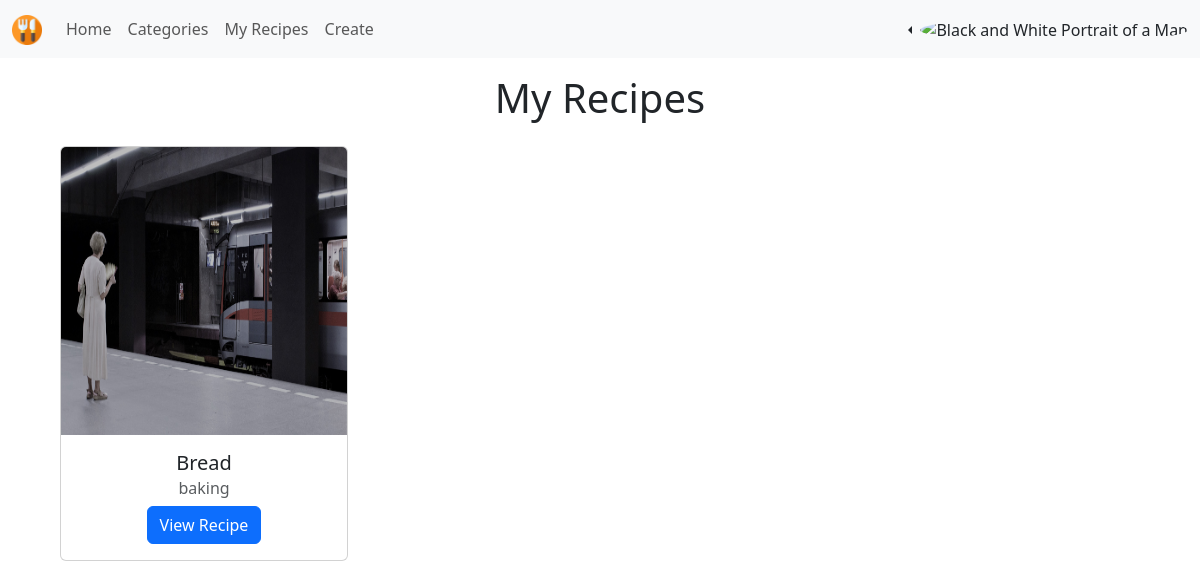
/recipies/my_recipes/1 (signed in), run on the app's committed database.
### recipies/models.py (models this page shows, shortened)
class Recipe(models.Model):
  creator = models.ForeignKey(Profile, on_delete=models.CASCADE)
  created_timestamp = models.DateTimeField(default=datetime.now, blank=True)
  updated_timestamp = models.DateTimeField(default=datetime.now, blank=True)
  recipe_name = models.CharField(max_length=200)
  recipe_image = models.ImageField(upload_to='recipe_img', default="empty.jpg")
  oven_temp = models.IntegerField(null=True)
  serving_size = models.FloatField()
  recipe_category = models.CharField(max_length=50)
  recipe_tags = models.CharField(max_length=200)
  recipe_instructions = models.TextField()
  likes = models.IntegerField(default=0)

### recipies/views.py (the view)
# urls.py: path('my_recipes/<int:id>', views.recipe_list_view, name='my_recipes'),
@login_required
def recipe_list_view(request, id):
  user = Profile.objects.get(pk=id)
  recipes = Recipe.objects.filter(creator=user)
  return render(request, 'recipes/my_recipes.html', {'recipes': recipes})

### recipies/templates/recipes/my_recipes.html
{% extends 'socialMedia/baseNav.html' %}
{% block body %}
  <h1 class="text-center py-3">My Recipes</h1>
  <div class="mx-5 row row-cols-3 g-4">
    {% for recipe in recipes %}
      <div class="col">
        <div class="card text-center" style="width: 18rem;">
          <img src="{{ recipe.recipe_image.url }}" style="max-width: 18rem; height: 18rem; overflow: hidden;" class="card-img-top" alt="...">
          <div class="card-body">
            <h5 class="card-title">{{ recipe.recipe_name }}</h5>
            <h6 class="card-subtitle mb-2 text-muted">{{ recipe.recipe_category }}</h6>
            <a href="{% url 'recipies:recipe_detail' recipe.id %}" class="btn btn-primary">View Recipe</a>
          </div>
        </div>
      </div>
    {% endfor %}
  </div>
{% endblock %}

### data on the page
Recipe: recipe_image (picture), recipe_name "Bread", recipe_category "baking"
